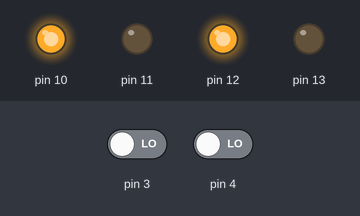
A sketch run on a simulated Arduino Uno, built with avr-gcc and run on an emulated ATmega328P. On the bench: output pins drawn as LEDs (lit = HIGH). The test bench sets the inputs (shaded band); at power-on: pin 4 LOW, pin 3 LOW.

Above: at 2.8 s.
2.9 s: pin 4 driven HIGH
At 3.6 s:
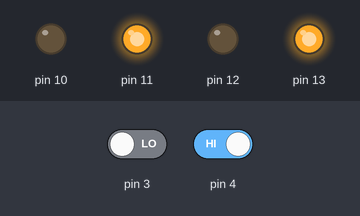
4.5 s: pin 3 driven HIGH
At 5.7 s:
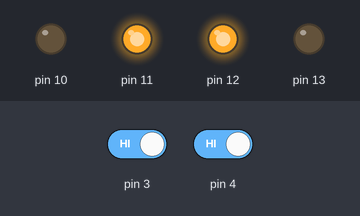
6.0 s: pin 3 driven LOW
At 7.0 s:
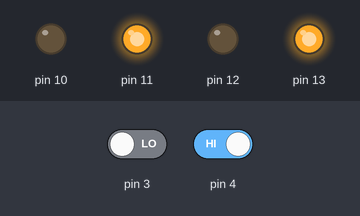
7.5 s: pin 4 driven LOW
At 8.9 s:
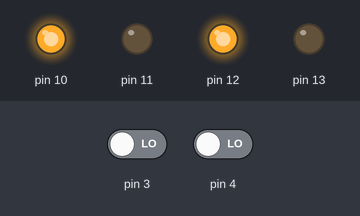
Timing chart, 0 to 10.5 s (numbered marks = the images above; inputs shaded):
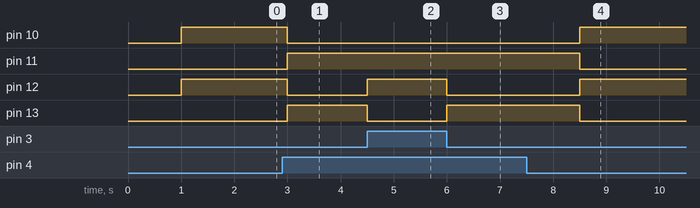

Measured:
- after the input at 2.9 s, pin 10, pin 12: HIGH → LOW after 0.10 s; pin 11, pin 13: LOW → HIGH after 0.10 s
- after the input at 4.5 s, pin 12: LOW → HIGH at once; pin 13: HIGH → LOW at once
- after the input at 6.0 s, pin 12: HIGH → LOW at once; pin 13: LOW → HIGH at once
- after the input at 7.5 s, pin 10, pin 12: LOW → HIGH after 1.0 s; pin 11, pin 13: HIGH → LOW after 1.0 s

The sketch:

linefollower.ino
```cpp
int l,r;
void setup()
{
  pinMode(10,OUTPUT);
  pinMode(11,OUTPUT);
  pinMode(12,OUTPUT);
  pinMode(13,OUTPUT);
  pinMode(4,INPUT);
  pinMode(3,INPUT);
}
void loop()
{
  r=digitalRead(4);
  l=digitalRead(3);
  if(r==HIGH && l==HIGH)
  {
    digitalWrite(11,HIGH);
    digitalWrite(10,LOW);
    digitalWrite(12,HIGH);
    digitalWrite(13,LOW);
  }
  else if(r==HIGH && l==LOW)
  {
    digitalWrite(11,HIGH);
    digitalWrite(10,LOW);
    digitalWrite(12,LOW);
    digitalWrite(13,HIGH);
  }
  else if(r==LOW && l==HIGH)
  {
    digitalWrite(11,LOW);
    digitalWrite(10,HIGH);
    digitalWrite(12,HIGH);
    digitalWrite(13,LOW);
   }
    else if(r==LOW && l==LOW)
  {
    delay(1000);
    digitalWrite(11,LOW);
    digitalWrite(10,HIGH);
    digitalWrite(12,HIGH);
    digitalWrite(13,LOW);
   }
}
```
